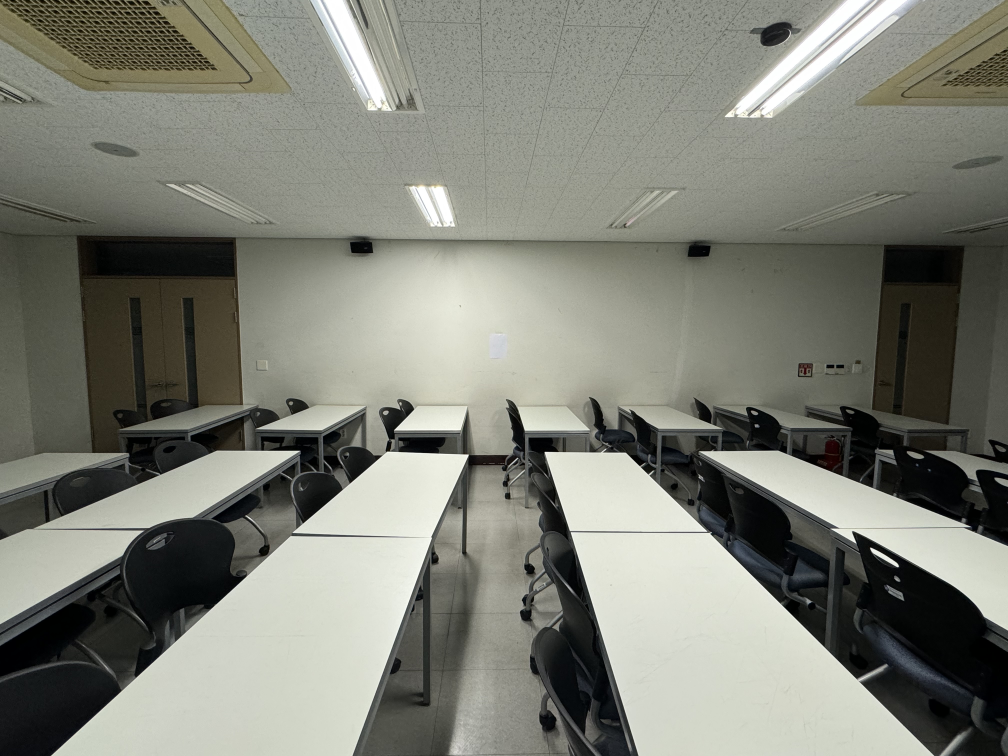
#> input picture width_img/IMG_1189.jpeg, 4032 x 3024 px, found by its file name (shown at 1/4 size); its folder holds 4 pictures in this run
$ python paper_ditection.py
#> lines starting #> are read from the running program, lines starting #| are printed output that depends on the picture; pictures that were not available may be replaced by others from this repository, and a replacement may not be noted
import cv2
import numpy as np
import os
import sys

class ImageProcessor:
    def __init__(self, img):
        self.src = img
        if self.src is None:
            print('Image open failed!')
            sys.exit()

        # 입력 영상 크기 및 출력 영상 크기
        self.h, self.w = self.src.shape[:2]
        self.dw = 1200
        self.dh = 600

        # 모서리 점들의 좌표, 드래그 상태 여부
        self.srcQuad = np.array([[30, 30], [30, self.h-30], [self.w-30, self.h-30], [self.w-30, 30]], np.float32)
        self.dstQuad = np.array([[0, 0], [0, self.dh-1], [self.dw-1, self.dh-1], [self.dw-1, 0]], np.float32)
        self.dragSrc = [False, False, False, False]

    def draw_ROI(self, img, corners):
        cpy = img.copy()

        c1 = (192, 192, 255)
        c2 = (128, 128, 255)

        for pt in corners:
            cv2.circle(cpy, tuple(pt.astype(int)), 25, c1, -1, cv2.LINE_AA)

        cv2.line(cpy, tuple(corners[0].astype(int)), tuple(corners[1].astype(int)), c2, 2, cv2.LINE_AA)
        cv2.line(cpy, tuple(corners[1].astype(int)), tuple(corners[2].astype(int)), c2, 2, cv2.LINE_AA)
        cv2.line(cpy, tuple(corners[2].astype(int)), tuple(corners[3].astype(int)), c2, 2, cv2.LINE_AA)
        cv2.line(cpy, tuple(corners[3].astype(int)), tuple(corners[0].astype(int)), c2, 2, cv2.LINE_AA)

        disp = cv2.addWeighted(img, 0.3, cpy, 0.7, 0)

        return disp

    # [24 lines left out: function on_mouse, not called in this run]

    def process_image(self):
        # 모서리점, 사각형 그리기
        disp = self.draw_ROI(self.src, self.srcQuad)
        cv2.imshow('img', disp)
        cv2.setMouseCallback('img', self.on_mouse)

        while True:
            key = cv2.waitKey()
            if key == 13:  # ENTER 키
                break
            elif key == 27:  # ESC 키
                cv2.destroyWindow('img')
                break
				#sys.exit()

        # 투시 변환
        pers = cv2.getPerspectiveTransform(self.srcQuad, self.dstQuad)
        dst = cv2.warpPerspective(self.src, pers, (self.dw, self.dh), flags=cv2.INTER_CUBIC)

        # 결과 영상 출력
        cv2.imshow('dst', dst)
        cv2.waitKey()
        cv2.destroyAllWindows()
        return dst

class findRoomFeature:
	def __init__(self, gradientThreshold):
#> called with gradientThreshold = 10
		self.gradientThreshold = gradientThreshold

		self.paperLength = []
		self.widthImgPath = []
		self.widthLength = []
		self.heightImgPath = None
		self.heightLength = None

		wImgPath = "/home/dohwan/python/tp/width_img/" #./width_img/
		hImgPath = "/home/dohwan/python/tp/height_img/"#./height_img/
		for f in os.listdir(wImgPath):
			self.widthImgPath.append(wImgPath + f)
#> pass 2 of the loop in __init__, `for f in os.listdir(wImgPath):`:

		for f in os.listdir(hImgPath):
			self.heightImgPath = hImgPath + f

	def readImg(self, path):
		return cv2.imread(path, cv2.IMREAD_COLOR)
#> returned value is the input picture: shape (3024, 4032, 3); mean B, G, R 117.8, 127.6, 126.1

	def setRoi(self, img, direction):
#> called with direction = 'w'
		img = cv2.resize(img, (int(img.shape[1]/4), int(img.shape[0]/4)))
		image_processor = ImageProcessor(img)
		img = image_processor.process_image()
#> after the loop in draw_ROI, `for pt in corners:`:
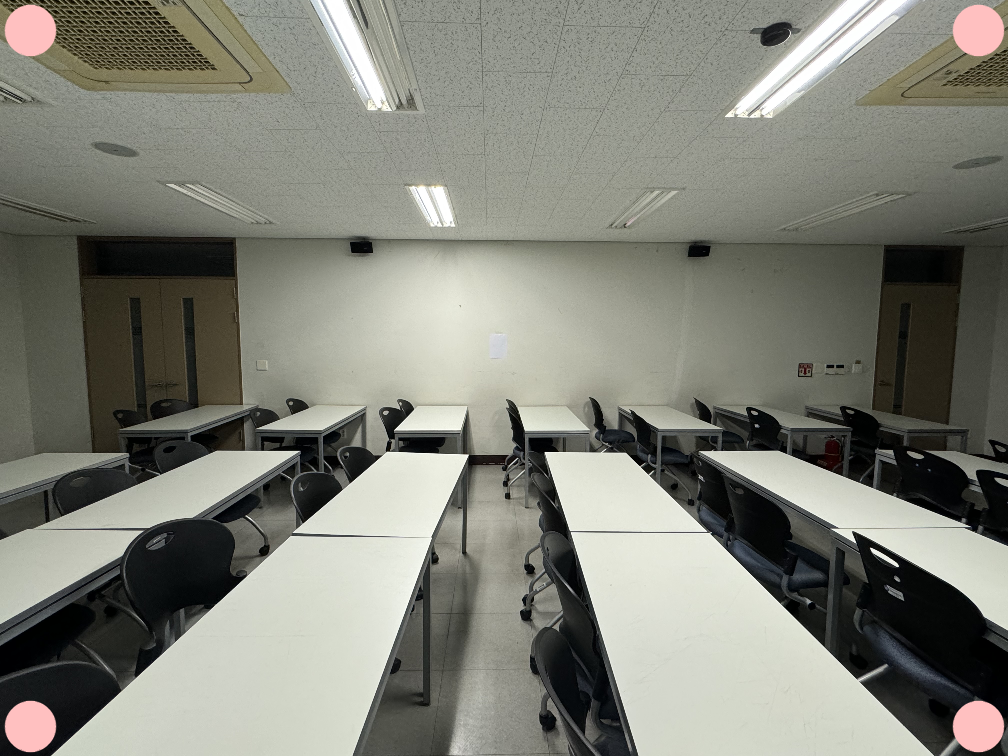
#> cpy: shape (756, 1008, 3); mean of channels 0, 1, 2 119.5, 129.2, 128.4; drawn as B, G, R
#> in draw_ROI, `cv2.line(cpy, tuple(corners[3].astype(int)), tuple(corners[0].astype(i..`:
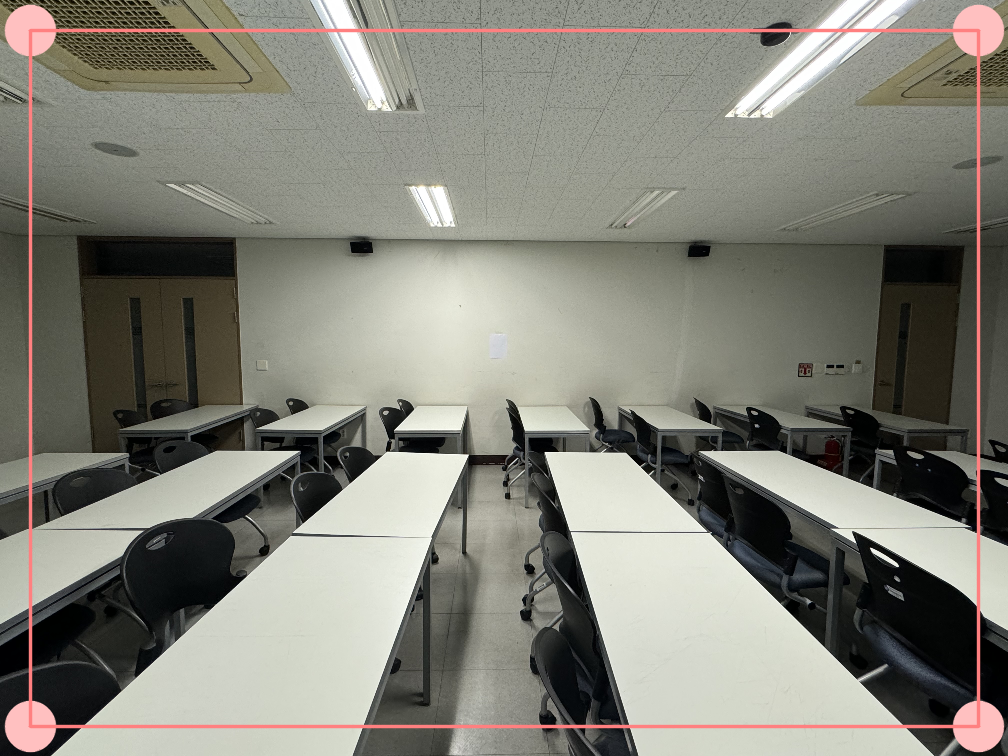
#> cpy: shape (756, 1008, 3); mean of channels 0, 1, 2 119.6, 129.1, 130.2; drawn as B, G, R
#> (key Esc is pressed here)
#> in process_image, `pers = cv2.getPerspectiveTransform(self.srcQuad, self.dstQuad)`: pers = [[1.26, 1.46e-17, -37.94], [-7.06e-17, 0.861, -25.82], [-8.76e-20, 7.64e-37, 1]]
#> in process_image, `dst = cv2.warpPerspective(self.src, pers, (self.dw, self.dh), flags=cv..`:
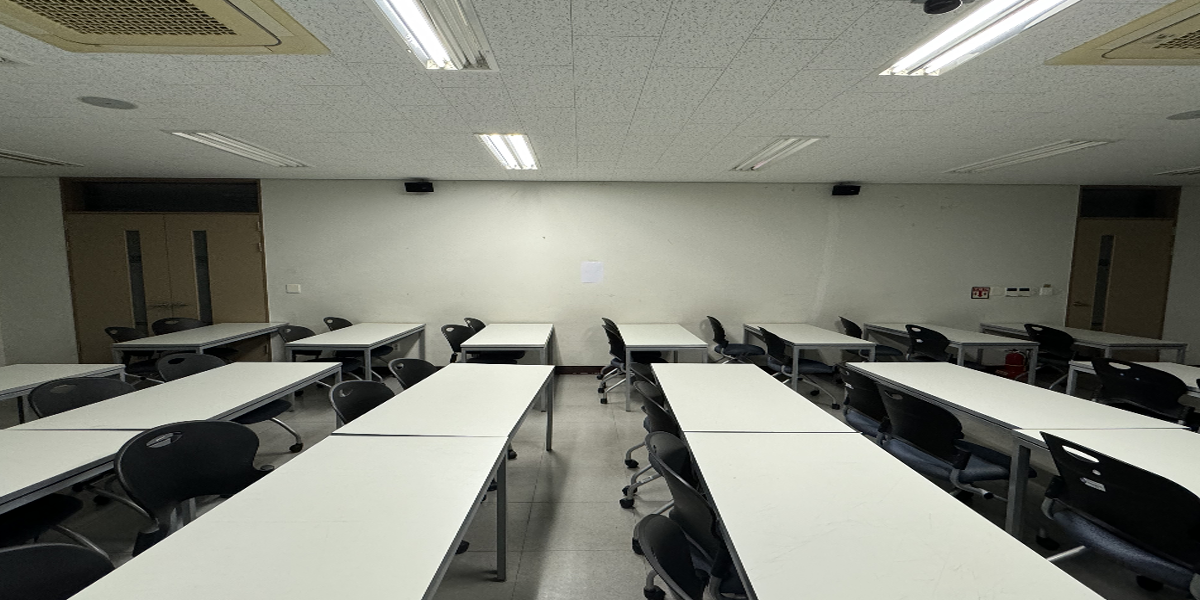
#> dst: shape (600, 1200, 3); mean of channels 0, 1, 2 118.6, 128.4, 127; drawn as B, G, R
		gray = cv2.cvtColor(img, cv2.COLOR_BGR2GRAY)
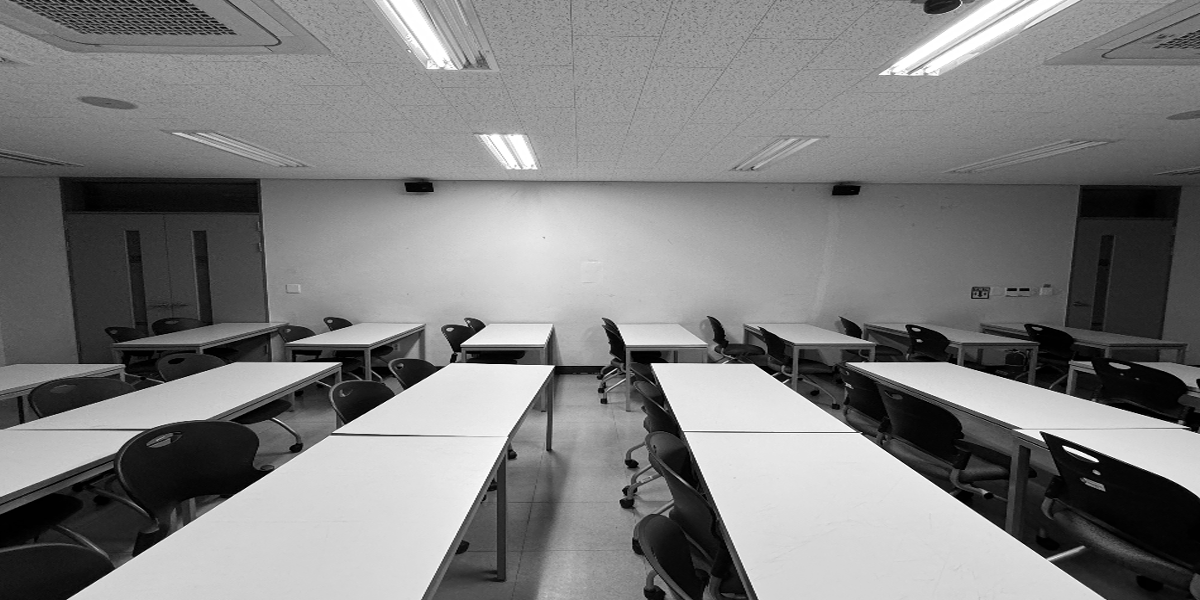
#> gray: shape (600, 1200); min 0, max 255, mean 126.9
		gray = cv2.GaussianBlur(gray, (5,5), 0)
		h, w = gray.shape[:2]
#> h = 600; w = 1200
		roi_x, roi_y = int(w/8), int(h/8)
#> roi_x = 150; roi_y = 75

		roi, length = [], None
		if direction == 'w':
			roi.append(gray[roi_y*2:roi_y*6, 0:roi_x])
			roi.append(gray[roi_y*2:roi_y*6, roi_x*7:w])
			roi.append(gray[roi_y*3:roi_y*5, roi_x*3:roi_x*5])
			length = w
#> length = 1200

		elif direction == 'h':
			roi.append(gray[0:roi_y, roi_x*2:roi_x*6])
			roi.append(gray[roi_y*7:h, roi_x*2:roi_x*6])
			roi.append(gray[roi_y*3:roi_y*5, roi_x*3:roi_x*5])
			length = h

		return roi, length

	def findLine(self, img):
		lineImg = []
		for rImg in img:
			canny = cv2.Canny(rImg, 15, 30)
			hough = cv2.HoughLinesP(canny, 1, np.pi/180, 30, None, 40, 5)
			lineImg.append(hough)

		return lineImg

	# [25 lines left out: function calHeightLength, not called in this run]

#return hLength

	def calWidthLength(self, img):
		roiImg, length = self.setRoi(img, 'w')
#> roiImg = 3 items; length = 1200
		lineImg = self.findLine(roiImg)
#> the loop in findLine, `for rImg in img:` made 3 passes
#> pass 1, in findLine, `canny = cv2.Canny(rImg, 15, 30)`:
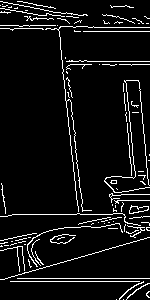
#> canny: shape (300, 150); 7.1% white in thin lines or dots
#> pass 3, in findLine, `canny = cv2.Canny(rImg, 15, 30)`:
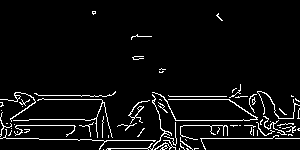
#> canny: shape (150, 300); 5.4% white in thin lines or dots
#> after the loop in findLine, `for rImg in img:`: lineImg = 3 items
#> lineImg = 3 items
		paper_h ,paper_w = roiImg[-1].shape[:2]
#> paper_h = 150; paper_w = 300
		left_line = []
		right_line = []
		paper_line_left = []
		paper_line_right = []

		for line in lineImg[-1]:
			x1, y1, x2, y2 = line[0]
			gradient = abs((y2-y1)/(x2-x1))
			gradient_prev = 0
			cv2.line(roiImg[-1], (x1, y1), (x2, y2), (255,0,0), 1)
			if gradient > self.gradientThreshold and x1 > paper_w/2:
				paper_line_right.append([gradient, x1, x2, y1, y2])
			elif gradient > self.gradientThreshold and x1 < paper_w/2:
				paper_line_left.append([gradient, x1, x2, y1, y2])
#> this loop made 13 passes
#> (x1, y1, x2, y2, gradient) on passes 1 to 12: (11, 125, 88, 125, 0), (200, 138, 299, 138, 0), (154, 99, 229, 99, 0), (175, 120, 249, 120, 0), (92, 140, 136, 140, 0), (38, 95, 106, 96, 0.0147), (208, 125, 273, 124, 0.0154), (187, 96, 243, 96, 0), (29, 119, 76, 119, 0), (3, 137, 62, 139, 0.0339), (107, 148, 205, 148, 0), (33, 98, 90, 99, 0.0175)
#> after the loop, paper_line_left = []; paper_line_right = []


		# [8 lines of commented-out code are left out]

		cv2.imshow("paper_line", roiImg[-1])
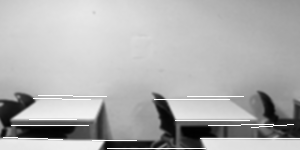
#> window 'paper_line': shape (150, 300); min 1, max 255, mean 175.7
		cv2.waitKey(10000)

#return wLength

	def getLength(self):
		return self.widthLength, self.heightLength, self.paperLength

	def run(self):
		for wPath in self.widthImgPath:
			wImg = self.readImg(wPath)
			self.widthLength.append(self.calWidthLength(wImg))
#> pass 2 of the loop in run, `for wPath in self.widthImgPath:`:
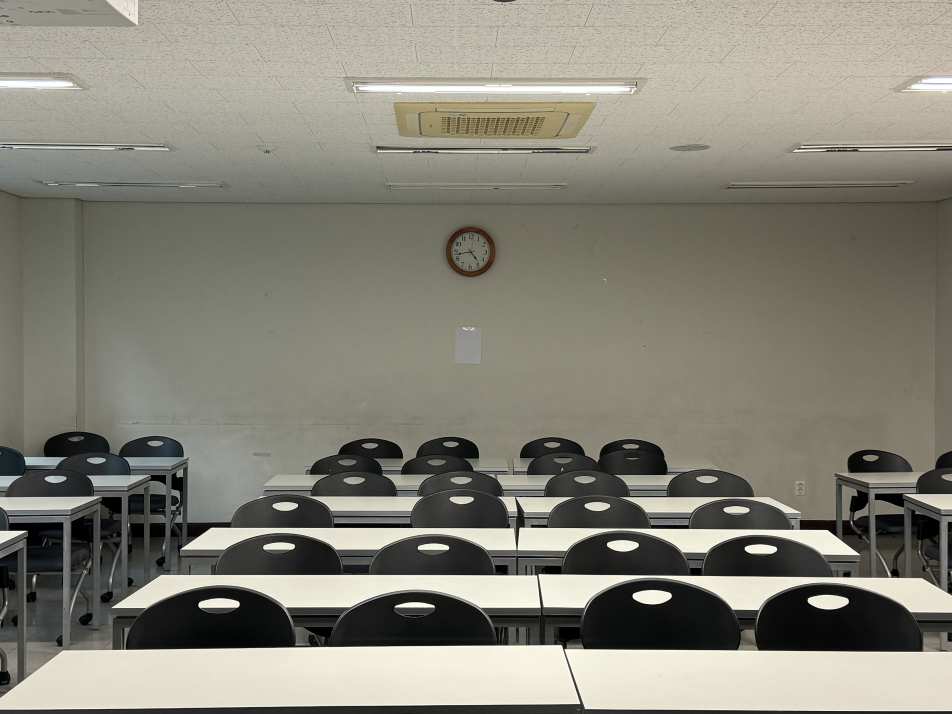
#> input picture width_img/IMG_1190.jpg, 5712 x 4284 px, found by its file name (shown at 1/6 size)
#> in readImg, returned value is the input picture: shape (4284, 5712, 3); mean B, G, R 120, 131.7, 133.6
#> img: shape (1071, 1428, 3)
#> disp: shape (1071, 1428, 3)
#> (key Enter is pressed here)
#> the loop in findLine (call 2), `for rImg in img:` made 3 passes
#> pass 1, in findLine (call 2), `canny = cv2.Canny(rImg, 15, 30)`:
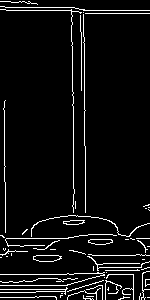
#> canny: shape (300, 150); 6.1% white in thin lines or dots
#> pass 3, in findLine (call 2), `canny = cv2.Canny(rImg, 15, 30)`:
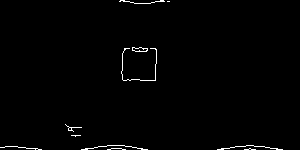
#> canny: shape (150, 300); 1% white in thin lines or dots

		hImg = self.readImg(self.heightImgPath)
		self.heightLength = self.calHeightLength(hImg)

		print(self.widthLength)
		print(self.heightLength)


p = findRoomFeature(10.0)
#> (the run stopped early here; a loop or call above may not have finished)
